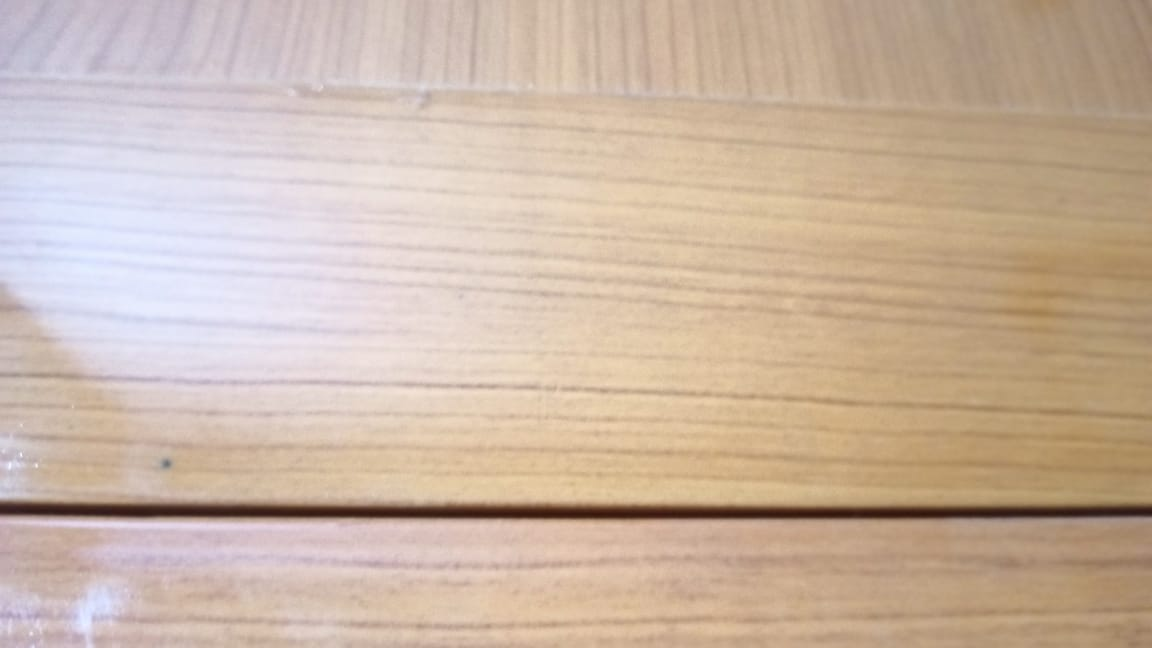
#> input picture Resources/crack1.jpg, 1152 x 648 px
$ python deteckCrack_v1.py
#> lines starting #> are read from the running program, lines starting #| are printed output that depends on the picture; after the words box and inside, x2 and y2 are one past the last pixel; in counts of white or black regions, pixels touching at a corner belong together
import numpy as np
import cv2

#Stack image function
def stackImages(scale,imgArray):
    rows = len(imgArray)
    cols = len(imgArray[0])
    rowsAvailable = isinstance(imgArray[0], list)
    width = imgArray[0][0].shape[1]
    height = imgArray[0][0].shape[0]
    if rowsAvailable:
        for x in range ( 0, rows):
            for y in range(0, cols):
                if imgArray[x][y].shape[:2] == imgArray[0][0].shape [:2]:
                    imgArray[x][y] = cv2.resize(imgArray[x][y], (0, 0), None, scale, scale)
                else:
                    imgArray[x][y] = cv2.resize(imgArray[x][y], (imgArray[0][0].shape[1], imgArray[0][0].shape[0]), None, scale, scale)
                if len(imgArray[x][y].shape) == 2: imgArray[x][y]= cv2.cvtColor( imgArray[x][y], cv2.COLOR_GRAY2BGR)
        imageBlank = np.zeros((height, width, 3), np.uint8)
        hor = [imageBlank]*rows
        hor_con = [imageBlank]*rows
        for x in range(0, rows):
            hor[x] = np.hstack(imgArray[x])
        ver = np.vstack(hor)
    else:
        for x in range(0, rows):
            if imgArray[x].shape[:2] == imgArray[0].shape[:2]:
                imgArray[x] = cv2.resize(imgArray[x], (0, 0), None, scale, scale)
            else:
                imgArray[x] = cv2.resize(imgArray[x], (imgArray[0].shape[1], imgArray[0].shape[0]), None,scale, scale)
            if len(imgArray[x].shape) == 2: imgArray[x] = cv2.cvtColor(imgArray[x], cv2.COLOR_GRAY2BGR)
        hor= np.hstack(imgArray)
        ver = hor
    return ver


path="Resources/crack1.jpg"
imgOri=cv2.imread(path)
#> imgOri is the input picture: shape (648, 1152, 3); mean B, G, R 165.4, 182.5, 203.6

imgGray=cv2.cvtColor(imgOri,cv2.COLOR_BGR2GRAY)
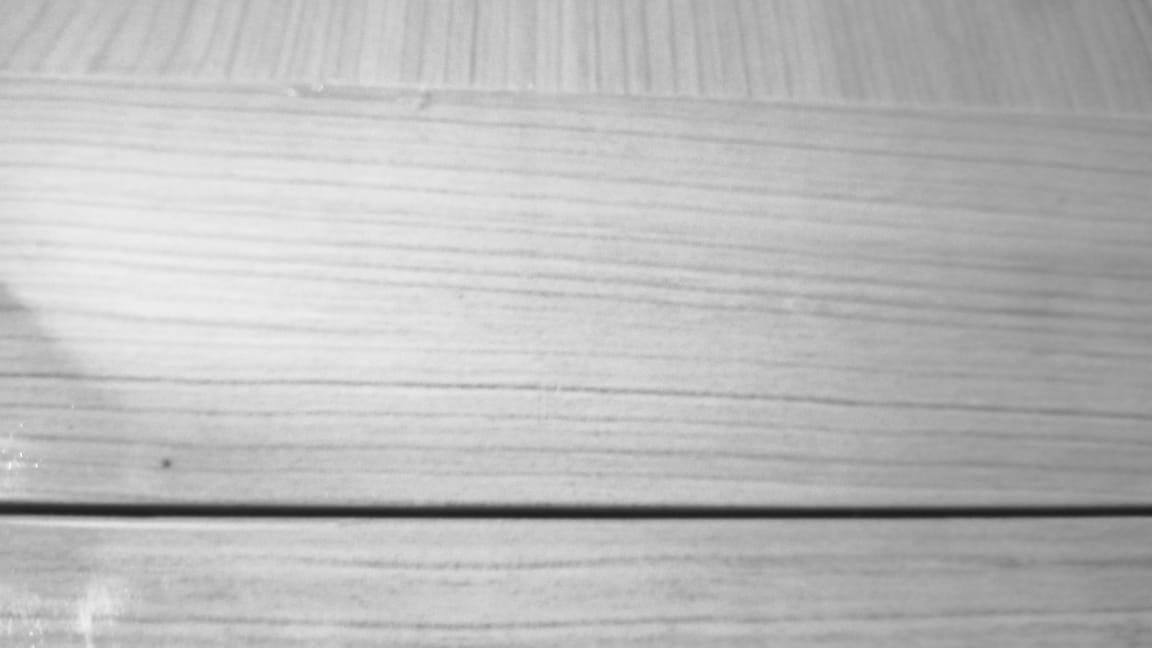
#> imgGray: shape (648, 1152); min 28, max 248, mean 186.8

_,imgThresholded = cv2.threshold(imgGray,100,255,cv2.THRESH_BINARY_INV)
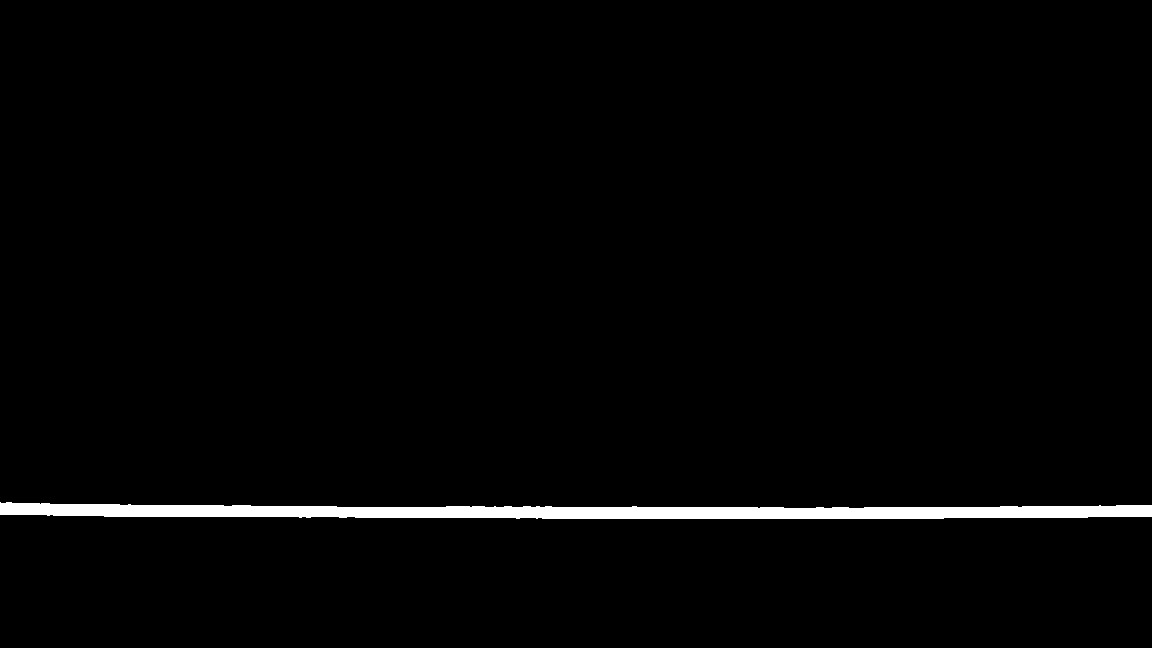
#> imgThresholded: shape (648, 1152); 1.8% white; 1 white region, box (x1, y1, x2, y2) and area: (0, 502, 1152, 519) 13482

imageStack=stackImages(0.5,[imgOri,imgThresholded])
#> in stackImages, `rows = len(imgArray)`: rows = 2
#> in stackImages, `cols = len(imgArray[0])`: cols = 648
#> in stackImages, `rowsAvailable = isinstance(imgArray[0], list)`: rowsAvailable = False
#> after the loop in stackImages, `for x in range(0, rows):`: imgArray = 2 items
#> in stackImages, `hor= np.hstack(imgArray)`:
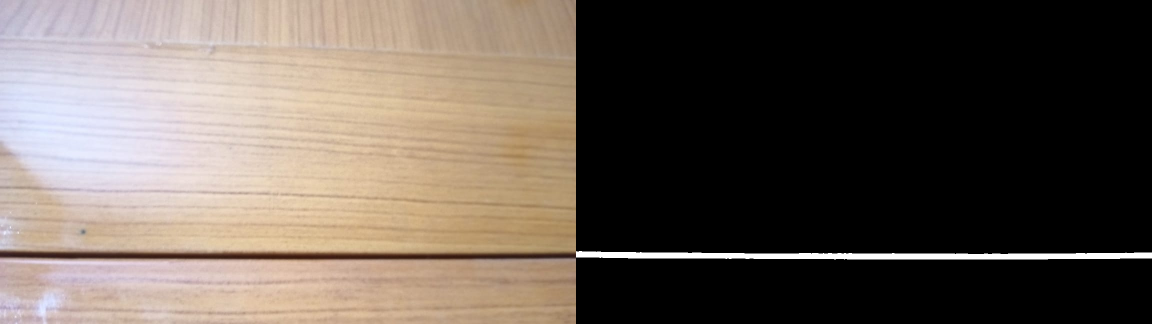
#> hor: shape (324, 1152, 3); mean of channels 0, 1, 2 85.1, 93.6, 104.2; drawn as B, G, R
cv2.imshow("Result",imageStack)
cv2.waitKey(0)
cv2.destroyAllWindows()

$ run again, with Resources/crack3.jpg copied over Resources/crack1.jpg
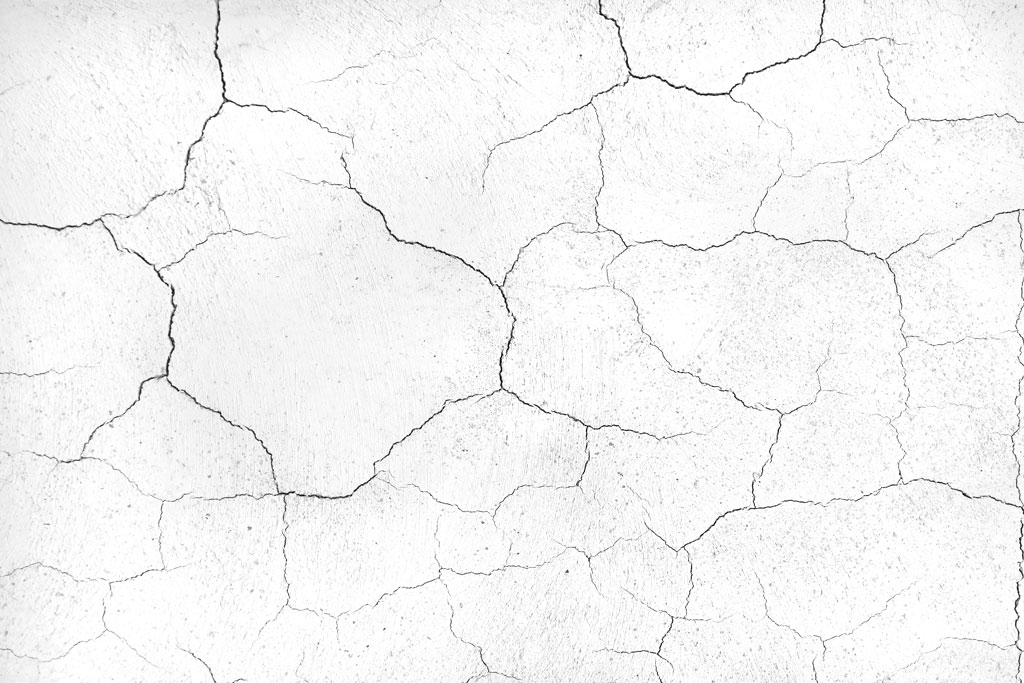
#> input picture Resources/crack3.jpg, 1024 x 683 px
#> imgOri is the input picture: shape (683, 1024, 3); min 0, max 255, mean 244.3
#> `_,imgThresholded = cv2.threshold(imgGray,100,255,cv2.THRESH_BINARY_INV)`:
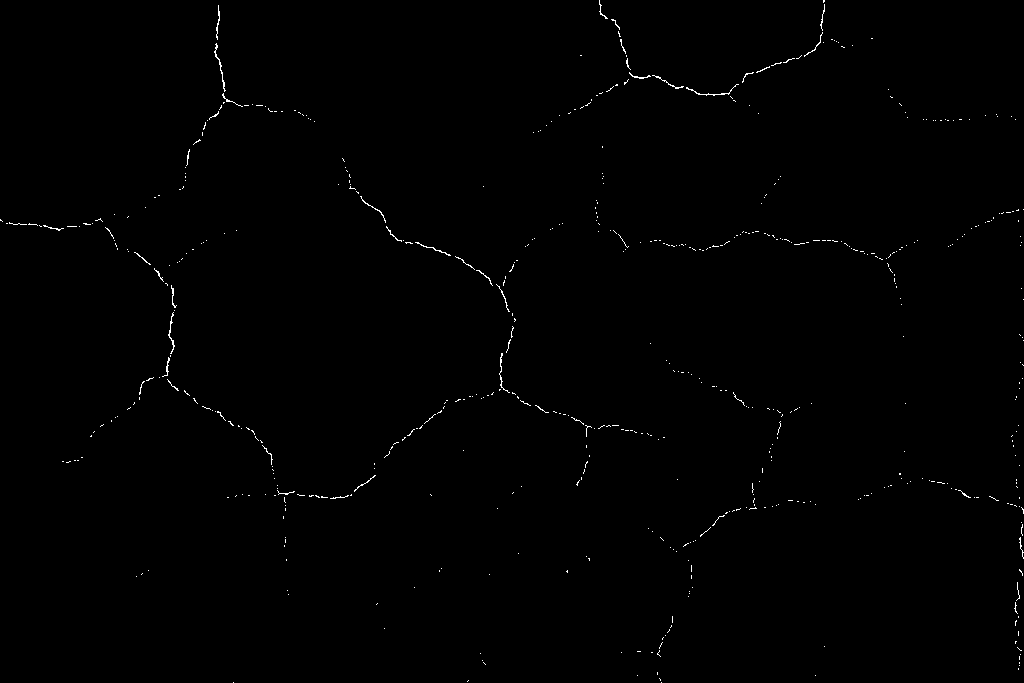
#> imgThresholded: shape (683, 1024); 0.43% white in thin lines or dots
#> rows = 2
#> cols = 683
#> rowsAvailable = False
#> after the loop in stackImages, `for x in range(0, rows):`: imgArray = 2 items
#> in stackImages, `hor= np.hstack(imgArray)`:
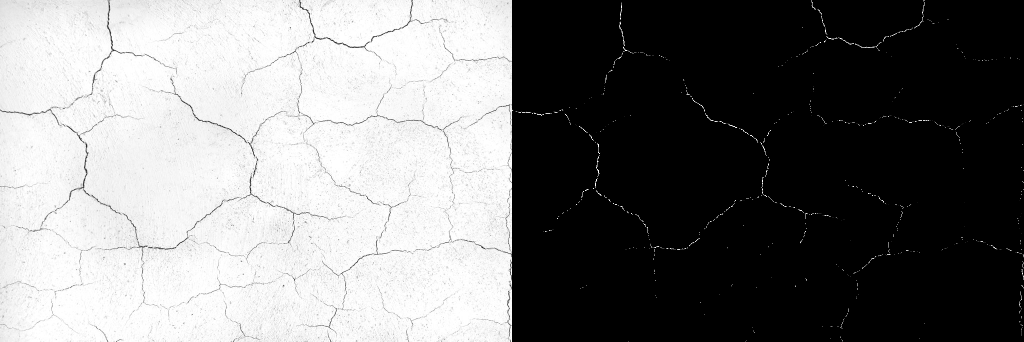
#> hor: shape (342, 1024, 3); min 0, max 255, mean 122.8

$ run again, with Resources/fissure.jpg copied over Resources/crack1.jpg
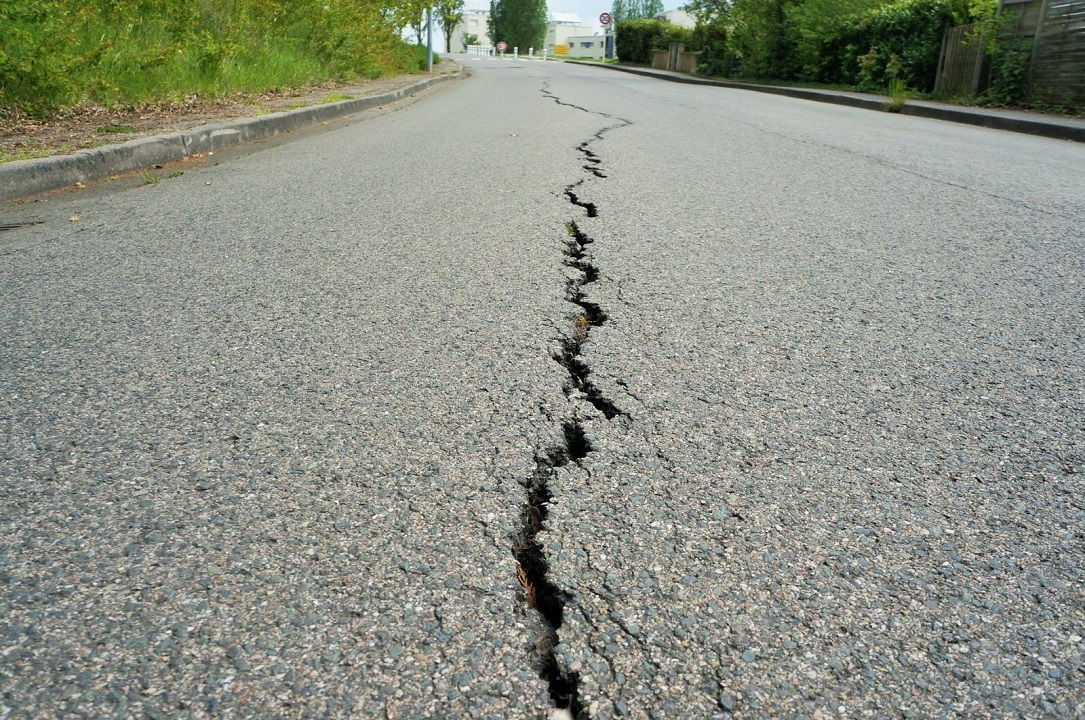
#> input picture Resources/fissure.jpg, 1085 x 720 px
#> imgOri is the input picture: shape (720, 1085, 3); mean B, G, R 131.5, 143.8, 139.8
#> `_,imgThresholded = cv2.threshold(imgGray,100,255,cv2.THRESH_BINARY_INV)`:
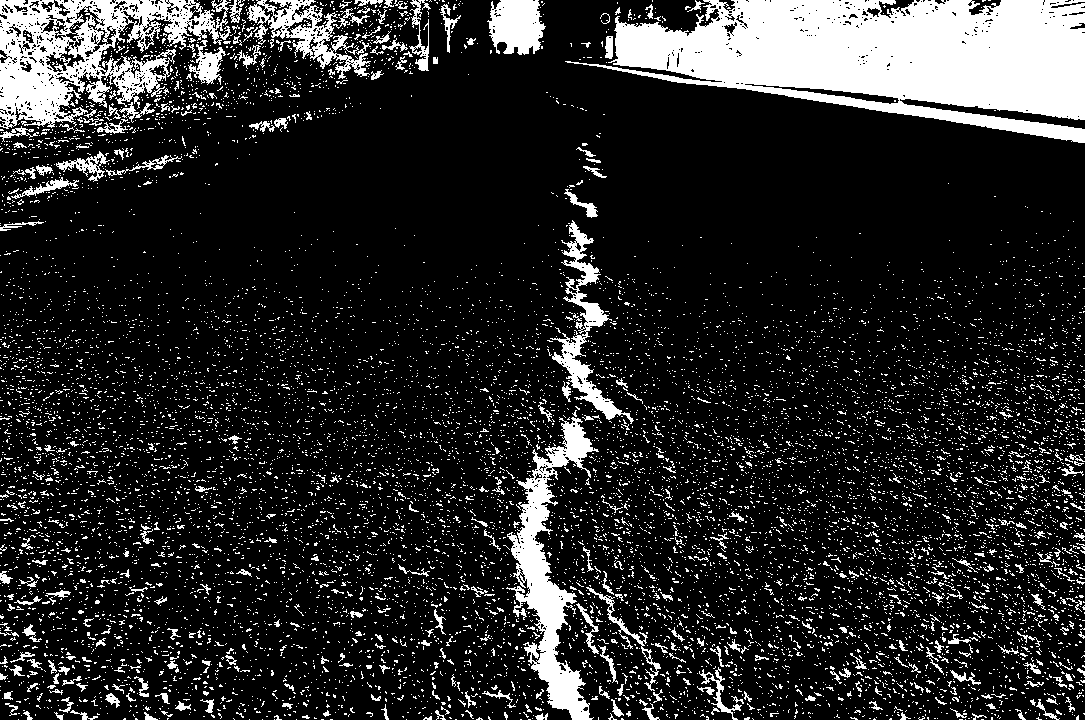
#> imgThresholded: shape (720, 1085); 16% white; 11343 white regions (10988 under 20 px), largest, box (x1, y1, x2, y2) and area: (565, 0, 1085, 143) 43996, (0, 0, 231, 129) 14026, (506, 417, 599, 720) 8638
#> rows = 2
#> cols = 720
#> rowsAvailable = False
#> after the loop in stackImages, `for x in range(0, rows):`: imgArray = 2 items
#> in stackImages, `hor= np.hstack(imgArray)`:
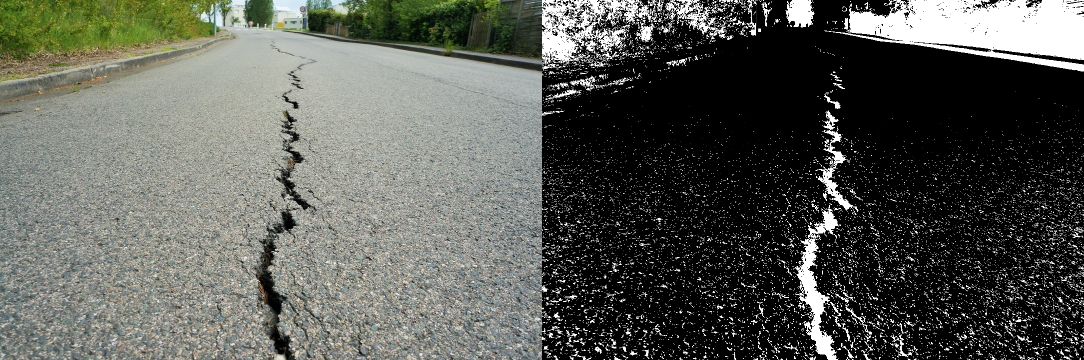
#> hor: shape (360, 1084, 3); mean of channels 0, 1, 2 86.2, 92.4, 90.4; drawn as B, G, R
